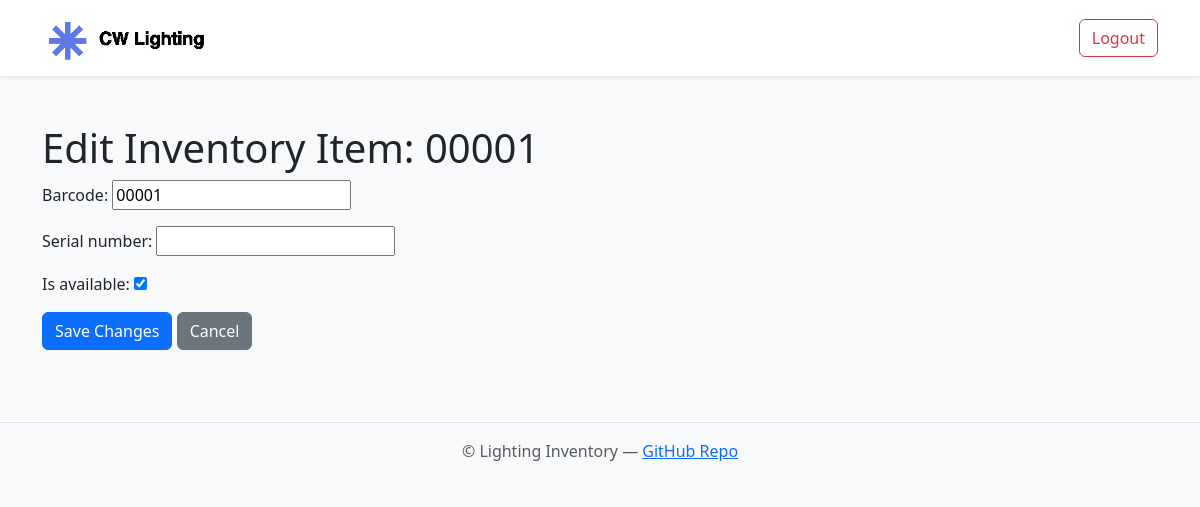
The page /inventory/item/1/edit/ (signed in) on the database as committed earlier.
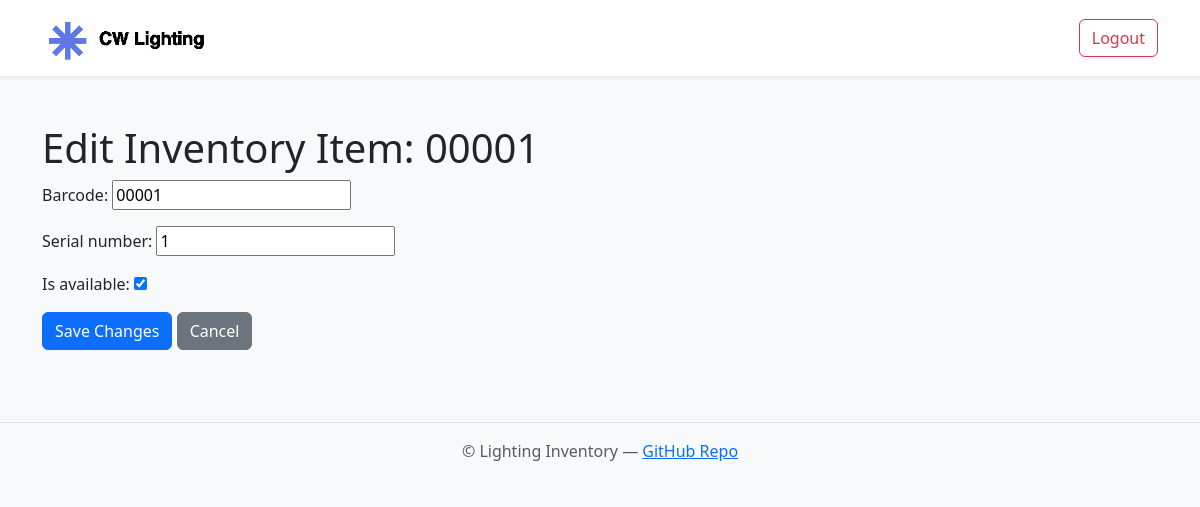
The same page on the database as committed later.
### inventory/models.py (models this page shows, shortened)
class InventoryItem(models.Model):
    product = models.ForeignKey(Product, on_delete=models.CASCADE, related_name='items')
    barcode = models.CharField(max_length=100, unique=True)
    serial_number = models.CharField(max_length=100, blank=True, null=True)
    is_available = models.BooleanField(default=True)

### inventory/views.py (the view)
# urls.py: path('item/<int:pk>/edit/', views.edit_inventory_item, name='edit_inventory_item'),
def edit_inventory_item(request, pk):
    item = get_object_or_404(InventoryItem, pk=pk)
    if request.method == "POST":
        form = InventoryItemForm(request.POST, instance=item)
        if form.is_valid():
            form.save()
            return redirect('inventory:product_detail', pk=item.product.pk)
    else:
        form = InventoryItemForm(instance=item)
    return render(request, 'inventory/edit_inventory_item.html', {
        'form': form,
        'item': item,
    })

### inventory/forms.py
class InventoryItemForm(forms.ModelForm):
    class Meta:
        model = InventoryItem
        exclude = ['product']
    def __init__(self, *args, **kwargs):
        super().__init__(*args, **kwargs)
        if 'barcode' in self.fields:
            self.fields['barcode'].widget.attrs.update({'id': 'barcode-field'})

### inventory/templates/inventory/edit_inventory_item.html (shortened to what this page needs)
{% extends "base.html" %}
{% block content %}
<h1>Edit Inventory Item: {{ item.barcode }}</h1>
<form method="post">
  {{ form.as_p }}
  <button type="submit" class="btn btn-primary">Save Changes</button>
  <a href="{% url 'inventory:product_detail' item.product.pk %}" class="btn btn-secondary">Cancel</a>
</form>
{% endblock %}

Rows that differ between the two databases and show on the page:
changed InventoryItem: serial_number (not shown) → "1"
